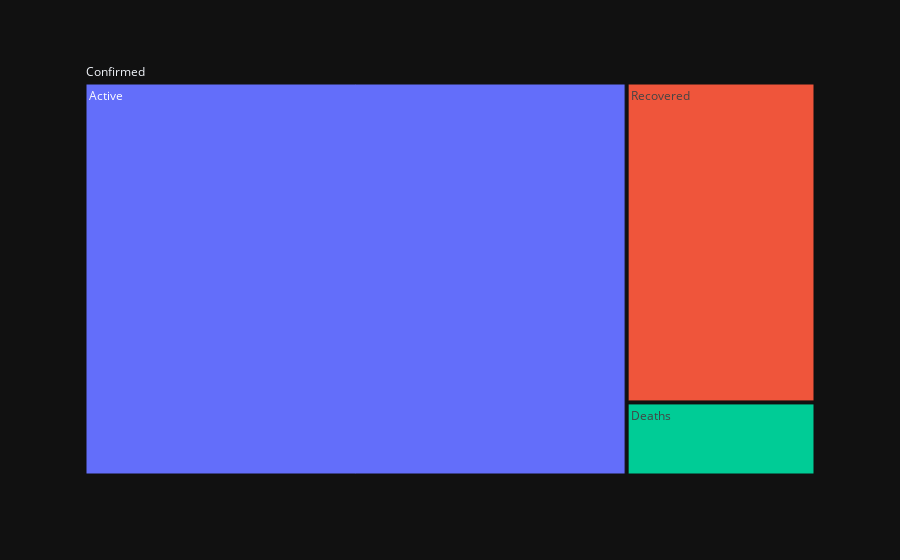

Notebook code cell kept with this figure:
### Code cell
fig = px.treemap(world_cases, path=['path0', 'status'], values='count', template='plotly_dark' )
po.iplot(fig, filename='figure_1')

### Figure 1 — Plotly figure (JSON) as saved in the notebook; plotly's stock layout.template omitted (floating-point values rounded to 4 significant figures)
{"data": [{"branchvalues": "total", "domain": {"x": [0, 1], "y": [0, 1]}, "hoverlabel": {"namelength": 0}, "hovertemplate": "labels=%{label}<br>count=%{value}<br>parent=%{parent}<br>id=%{id}", "ids": ["Confirmed/Active", "Confirmed/Deaths", "Confirmed/Recovered", "Confirmed"], "labels": ["Active", "Deaths", "Recovered", "Confirmed"], "name": "", "parents": ["Confirmed", "Confirmed", "Confirmed", ""], "type": "treemap", "values": [580217, 37582, 164566, 782365]}], "layout": {"legend": {"tracegroupgap": 0}, "margin": {"t": 60}}}
